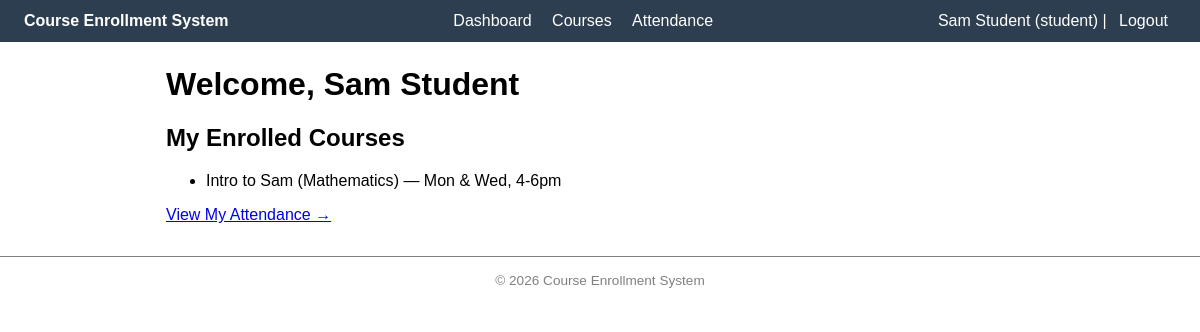
Page /dashboard.php (signed in) on the committed database.
### tables this page shows
CREATE TABLE courses (
    id INT UNSIGNED AUTO_INCREMENT PRIMARY KEY,
    title VARCHAR(150) NOT NULL,
    subject VARCHAR(100) NOT NULL,
    schedule VARCHAR(100) NOT NULL,
    tutor_id INT UNSIGNED NOT NULL,
    max_seats INT UNSIGNED NOT NULL DEFAULT 20,
    created_at TIMESTAMP NOT NULL DEFAULT CURRENT_TIMESTAMP,
    CONSTRAINT fk_courses_tutor
        FOREIGN KEY (tutor_id) REFERENCES users(id)
        ON DELETE RESTRICT ON UPDATE CASCADE,
    INDEX idx_courses_tutor (tutor_id)
);

### dashboard.php (the view, shortened to what this page needs)
<?php
require 'header.php';
if ($role === 'student') {
    $stmt = $pdo->prepare("
        SELECT c.title, c.subject, c.schedule
        FROM enrollments e
        JOIN courses c ON e.course_id = c.id
        WHERE e.student_id = ?
    ");
    $stmt->execute([$_SESSION['user_id']]);
    $myEnrollments = $stmt->fetchAll(PDO::FETCH_ASSOC);
}
?>
<h1>Welcome, <?= htmlspecialchars($name) ?></h1>
<?php if ($role === 'admin'): ?>
    <div class="cards">
        <div class="card"><strong><?= $totalCourses ?></strong><br>Courses</div>
        <div class="card"><strong><?= $totalStudents ?></strong><br>Students</div>
        <div class="card"><strong><?= $totalTutors ?></strong><br>Tutors</div>
        <div class="card"><strong><?= $totalEnrollments ?></strong><br>Enrollments</div>
    </div>
    <p><a href="courses.php">Manage Courses →</a></p>
<?php elseif ($role === 'student'): ?>
    <h2>My Enrolled Courses</h2>
    <?php if (empty($myEnrollments)): ?>
        <p>You are not enrolled in any courses yet. <a href="courses.php">Browse courses</a>.</p>
    <?php else: ?>
        <ul>
            <?php foreach ($myEnrollments as $e): ?>
                <li><?= htmlspecialchars($e['title']) ?> (<?= htmlspecialchars($e['subject']) ?>) — <?= htmlspecialchars($e['schedule']) ?></li>
            <?php endforeach; ?>
        </ul>
    <?php endif; ?>
    <p><a href="attendance.php">View My Attendance →</a></p>
<?php endif; ?>
<?php require 'footer.php'; ?>

### style.css (style rules this page uses)
* { box-sizing: border-box; }
body { font-family: Arial, sans-serif; margin: 0; max-width: 100%; background-color: #fff; color: black; }

### rows in the picture
courses: title "Intro to Sam", subject "Mathematics", schedule "Mon & Wed, 4-6pm"

### other values in the picture
$name "Sam Student"
$role "student"
